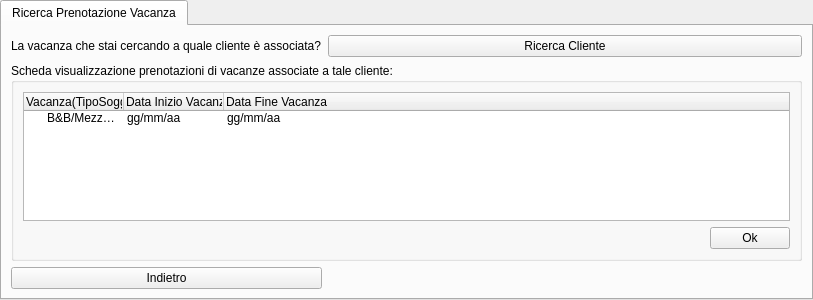
<?xml version="1.0" encoding="UTF-8"?>
<ui version="4.0">
 <class>tabwidgetRicercaPrenotazioneVacanza</class>
 <widget class="QTabWidget" name="tabwidgetRicercaPrenotazioneVacanza">
  <property name="geometry">
   <rect>
    <x>0</x>
    <y>0</y>
    <width>813</width>
    <height>300</height>
   </rect>
  </property>
  <property name="windowTitle">
   <string>Struttura Alberghiera</string>
  </property>
  <widget class="QWidget" name="tab">
   <attribute name="title">
    <string>Ricerca Prenotazione Vacanza</string>
   </attribute>
   <layout class="QGridLayout" name="gridLayout">
    <item row="0" column="1">
     <widget class="QPushButton" name="btnRicercaCliente">
      <property name="text">
       <string>Ricerca Cliente</string>
      </property>
     </widget>
    </item>
    <item row="0" column="0">
     <widget class="QLabel" name="labelQualeVacanzaStaiCercandoAssociataCliente">
      <property name="text">
       <string>La vacanza che stai cercando a quale cliente è associata?</string>
      </property>
     </widget>
    </item>
    <item row="1" column="0" colspan="2">
     <widget class="QGroupBox" name="groupboxSchedaVisualizzazionePrenotazioniVacanza">
      <property name="title">
       <string>Scheda visualizzazione prenotazioni di vacanze associate a tale cliente:</string>
      </property>
      <layout class="QGridLayout" name="gridLayout_2">
       <item row="2" column="1">
        <widget class="QPushButton" name="btnOk">
         <property name="text">
          <string>Ok</string>
         </property>
        </widget>
       </item>
       <item row="2" column="0">
        <spacer name="horizontalSpacer">
         <property name="orientation">
          <enum>Qt::Horizontal</enum>
         </property>
         <property name="sizeHint" stdset="0">
          <size>
           <width>40</width>
           <height>20</height>
          </size>
         </property>
        </spacer>
       </item>
       <item row="0" column="0" colspan="2">
        <widget class="QTreeWidget" name="treewidgetSpecificheVacanzaRicercata">
         <column>
          <property name="text">
           <string>Vacanza(TipoSoggiorno)</string>
          </property>
          <property name="font">
           <font>
            <family>Arial</family>
           </font>
          </property>
         </column>
         <column>
          <property name="text">
           <string>Data Inizio Vacanza</string>
          </property>
         </column>
         <column>
          <property name="text">
           <string>Data Fine Vacanza</string>
          </property>
         </column>
         <item>
          <property name="text">
           <string>B&amp;B/MezzaPensione/PensioneCompleta</string>
          </property>
          <property name="text">
           <string>gg/mm/aa</string>
          </property>
          <property name="text">
           <string>gg/mm/aa</string>
          </property>
         </item>
        </widget>
       </item>
      </layout>
     </widget>
    </item>
    <item row="2" column="1">
     <spacer name="horizontalSpacer_2">
      <property name="orientation">
       <enum>Qt::Horizontal</enum>
      </property>
      <property name="sizeHint" stdset="0">
       <size>
        <width>40</width>
        <height>20</height>
       </size>
      </property>
     </spacer>
    </item>
    <item row="2" column="0">
     <widget class="QPushButton" name="btnTornareIndietro">
      <property name="text">
       <string>Indietro</string>
      </property>
     </widget>
    </item>
   </layout>
  </widget>
 </widget>
 <resources/>
 <connections/>
</ui>
